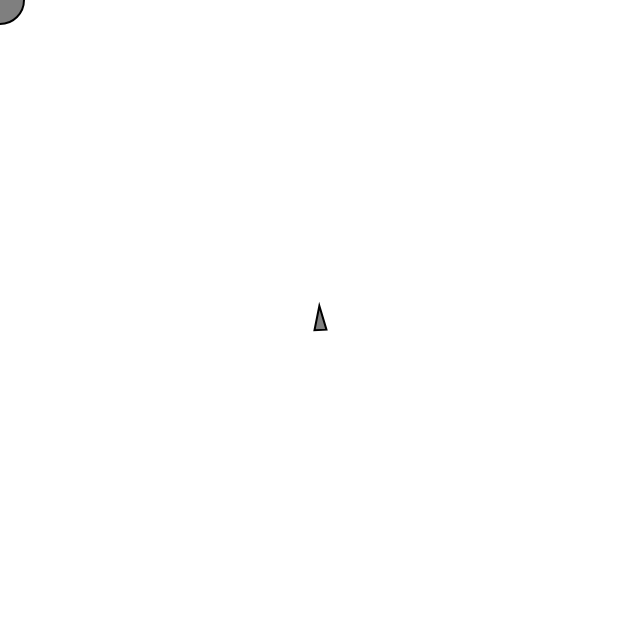
Frame 1 (no input)
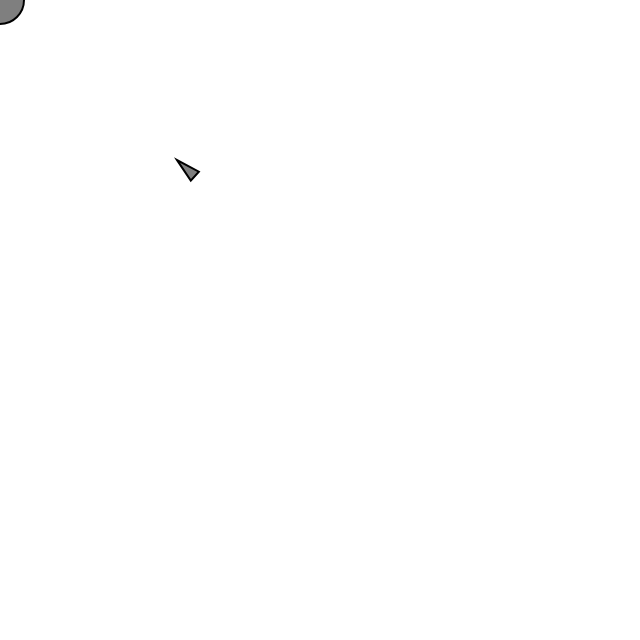
Frame 60 (no input)
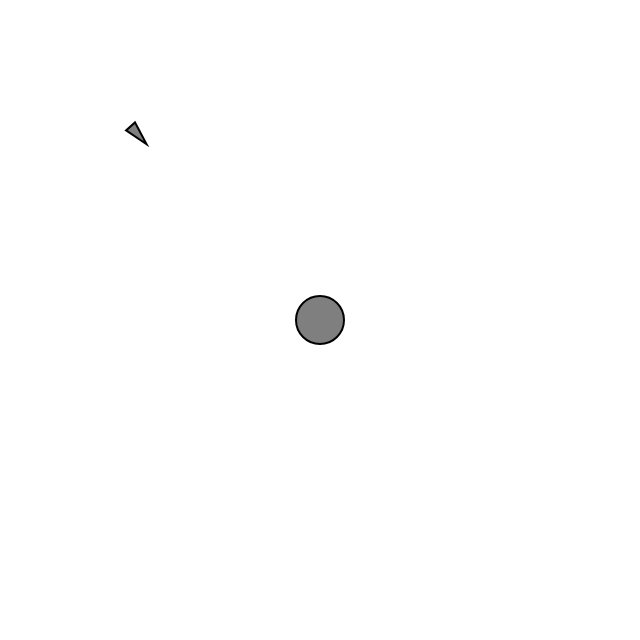
Frame 120 (the mouse pressed at the canvas centre since frame 60)

The p5.js sketch that drew these frames (run headless with seeded random() and noise() and a simulated clock; from frame 60 on, the mouse is pressed at the canvas centre):

// p5.js sketch
// ── sketch.js
// The Nature of Code
// Daniel Shiffman
// http://natureofcode.com

// Arriving "vehicle" follows the mouse position

// Implements Craig Reynold's autonomous steering behaviors
// One vehicle "arrive"
// See: http://www.red3d.com/cwr/

let vehicle;

function setup() {
  createCanvas(640, 640);
  vehicle = new Vehicle(width / 2, height / 2);
}

function draw() {
  background(255);
  let mouse = createVector(mouseX, mouseY);

  // Draw an ellipse at the mouse position
  fill(127);
  stroke(0);
  strokeWeight(2);
  circle(mouse.x, mouse.y, 48);

  // Call the appropriate steering behaviors for our agents
  vehicle.arrive(mouse);
  vehicle.update();
  vehicle.show();
}
// ── vehicle.js
// The Nature of Code
// Daniel Shiffman
// http://natureofcode.com

// The "Vehicle" class

class Vehicle {
  constructor(x, y) {
    this.acceleration = createVector(0, 0);
    this.velocity = createVector(0, -2);
    this.position = createVector(x, y);
    this.r = 6;
    this.maxspeed = 4;
    this.maxforce = 0.1;
  }

  // Method to update location
  update() {
    // Update velocity
    this.velocity.add(this.acceleration);
    // Limit speed
    this.velocity.limit(this.maxspeed);
    this.position.add(this.velocity);
    // Reset accelerationelertion to 0 each cycle
    this.acceleration.mult(0);
  }

  applyForce(force) {
    // We could add mass here if we want A = F / M
    this.acceleration.add(force);
  }

  // A method that calculates a steering force towards a target
  // STEER = DESIRED MINUS VELOCITY
  arrive(target) {
    let r = 100; // The radius of arrival

    let desired = p5.Vector.sub(target, this.position); // A vector pointing from the location to the target
    let d = desired.mag();
    // Scale with arbitrary damping within 100 pixels
    if (d < r) {
      let m = (d/r) * this.maxspeed;
      desired.setMag(m);
    } else {
      desired.setMag(this.maxspeed);
    }

    // Steering = Desired minus Velocity
    let steer = p5.Vector.sub(desired, this.velocity);
    steer.limit(this.maxforce);  // Limit to maximum steering force
    this.applyForce(steer);
  }

  show() {
    // Draw a triangle rotated in the direction of velocity
    let angle = this.velocity.heading();
    fill(127);
    stroke(0);
    strokeWeight(2);
    push();
    translate(this.position.x, this.position.y);
    rotate(angle);
    beginShape();
    vertex(this.r * 2, 0);
    vertex(-this.r * 2, -this.r);
    vertex(-this.r * 2, this.r);
    endShape(CLOSE);
    pop();
  }
}
